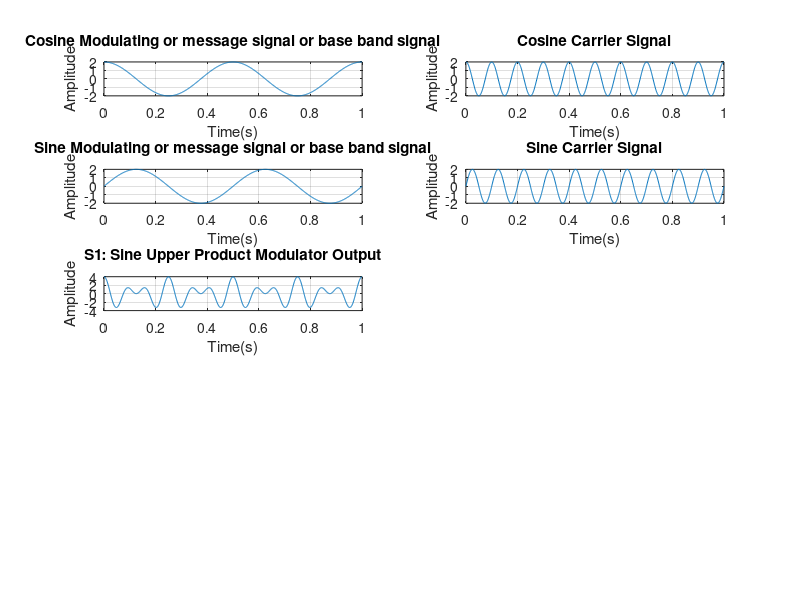

Source code (MATLAB): (Note: this script raises an error after producing the figure.)
t = 0:0.001:1;
am = 2; % amplitude of message signal
ac = 2; % amplitude of carrier signal

% Cosine Message Signal
fm = 2; % frequency of message signal
x = am*cos(2*pi*fm*t);
subplot(5,2,1);
plot(t,x);
xlabel('Time(s)');
ylabel('Amplitude');
title('Cosine Modulating or message signal or base band signal');
grid on;

% Cosine Carrier Signal
fc = 10; % frequency of carrier signal
y = ac*cos(2*pi*fc*t);
subplot(5,2,2);
plot(t,y);
xlabel('Time(s)');
ylabel('Amplitude');
title('Cosine Carrier Signal');
grid on;

% Sine Message Signal
x_shifted = am*sin(2*pi*fm*t);
subplot(5,2,3);
plot(t,x_shifted);
xlabel('Time(s)');
ylabel('Amplitude');
title('Sine Modulating or message signal or base band signal');
grid on;

% Sine Carrier Signal
y_shifted = ac*sin(2*pi*fc*t);
subplot(5,2,4);
plot(t,y_shifted);
xlabel('Time(s)');
ylabel('Amplitude');
title('Sine Carrier Signal');
grid on;

% (cosine) The output of upper product modulator 
%s1 = (am*ac)/2*(cos(2*pi*(fc+fm)*t)+cos(2*pi*(fc-fm)*t));
%subplot(5,2,5);
%plot(t,s1);
%xlabel('Time(s)');
%ylabel('Amplitude');
%title('S1: Cosine Upper Product Modulator Output');
%grid on;

% (cosine) Output of lower product modulator
%s2 = (am*ac)/2*(cos(2*pi*(fc+fm)*t)-cos(2*pi*(fc-fm)*t));
%subplot(5,2,6);
%plot(t,s2);
%xlabel('Time(s)');
%ylabel('Amplitude');
%title('S2: Cosine Lower Product Modulator Output');
%grid on;

% (sine) Output of upper product modulator 
s3 = (am*ac)/2*(cos(2*pi*(fc-fm)*t)+cos(2*pi*(fc+fm)*t));
subplot(5,2,5);
plot(t,s3);
xlabel('Time(s)');
ylabel('Amplitude');
title('S1: Sine Upper Product Modulator Output');
grid on;

% (sine) Output of lower product modulator
%s4 = (am*ac)/2*(cos(2*pi*(fc-fm)*t)-cos(2*pi*(fc+fm)*t));
%subplot(5,2,6);
%plot(t,s2);
%xlabel('Time(s)');
%ylabel('Amplitude');
%title('S2: Sine Lower Product Modulator Output');
%grid on;

% SSBSC modulated wave s(t) having a lower sideband
%lsb1 = s1 + s2;
%subplot(5,2,7);
%plot(t,lsb1);
%xlabel('Time(s)');
%ylabel('Amplitude');
%title('Cosine Lower Sideband Signal');
%grid on;

% SSBSC modulated wave s(t) having an upper sideband
%usb1 = s1 - s2;
%subplot(5,2,8);
%plot(t,usb1);
%xlabel('Time(s)');
%ylabel('Amplitude');
%title('Cosine Upper Sideband Signal');
%grid on;

lsb2 = s3 + s4;
subplot(5,2,9);
plot(t,lsb2);
xlabel('Time(s)');
ylabel('Amplitude');
title('Sine Lower Sideband Signal');
grid on;

s5= (am*ac/2)*cos(2*pi*(fc-fm)*t);
%usb2 = s3 - s4;
subplot(5,2,10);
plot(t,s5);
%xlabel('Time(s)');
%ylabel('Amplitude');
%title('Sine Upper Sideband Signal');
%grid on;

% Misc. Watermark
annotation('textbox', 'String', '20240802543', 'FontSize', 30, 'Color', [0.5, 0.5, 0.5],'EdgeColor', 'none', 'HorizontalAlignment', 'center', 'Rotation', 45);
